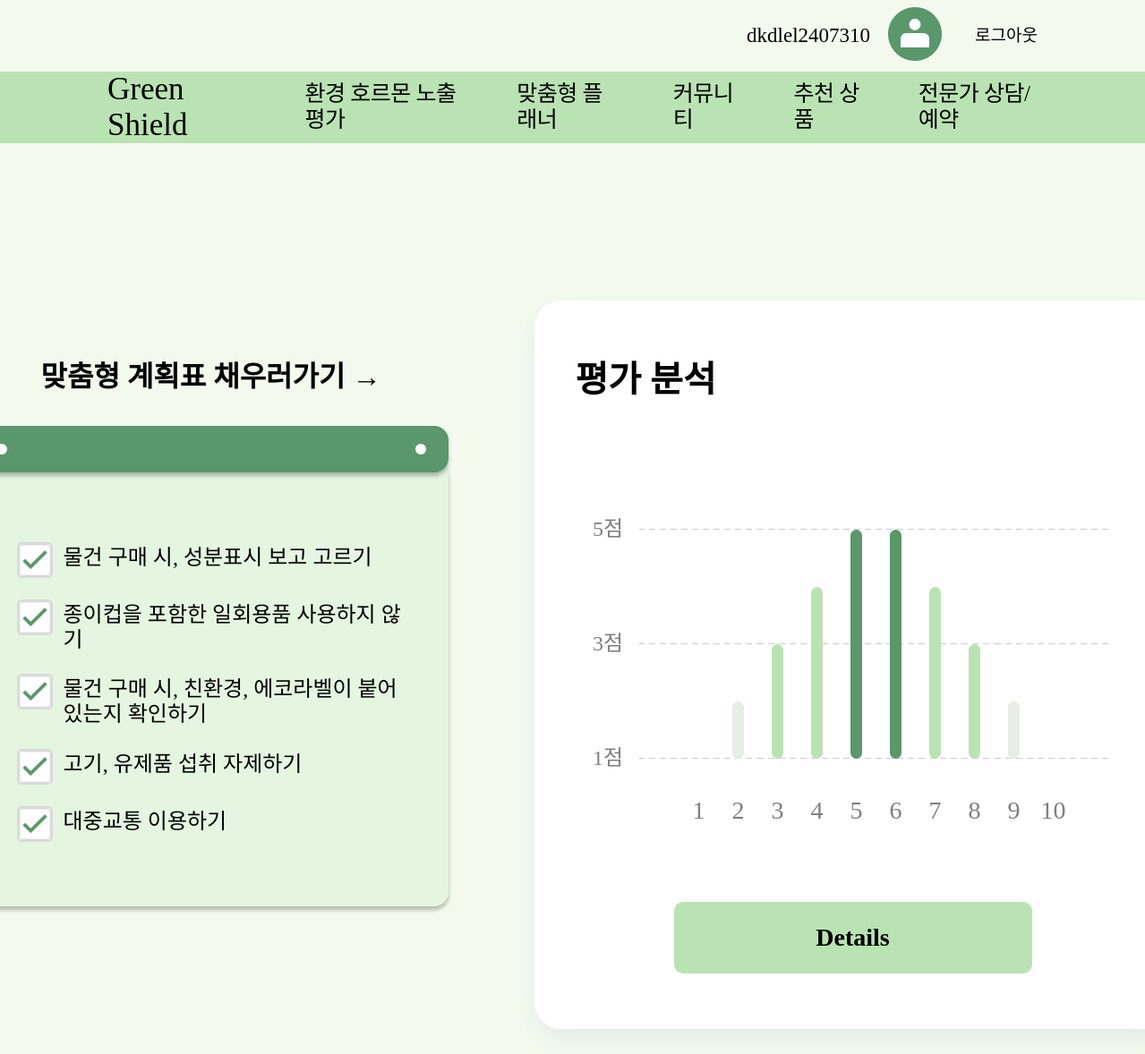
The app's page /green/analysis/ (signed in) with its own data.
### green/models.py (models this page shows, shortened)
class Question(models.Model):
    order = models.PositiveIntegerField() # 설문 문항 순서 (필요하다면)
    question = models.CharField(max_length=100, null=True) # 설문 문항
    to_do = models.CharField(max_length=100, null=True) # 해야 할 일
    tip = models.CharField(max_length=100, null=True) # 팁

class Answer(models.Model):
    user = models.ForeignKey(User, on_delete=models.CASCADE)
    question = models.ForeignKey(Question, on_delete=models.CASCADE)
    score = models.IntegerField() # 1~5의 점수
    timestamp = models.DateTimeField(auto_now_add=True)  # 설문 응답 시간
    date = models.DateField(auto_now_add=True)

### green/views.py (the view)
# urls.py: path('analysis/', views.analysis_view, name="analysis"),
@login_required
def analysis_view(request):
    try:
        user_profile = UserProfile.objects.get(user=request.user)
        if not user_profile.is_premium:
            return redirect('green:premium_info')
    except UserProfile.DoesNotExist:
        return redirect('green:premium_info')
    answers = Answer.objects.filter(user=request.user).order_by('-timestamp')[:10]
    to_do_answers = sorted(answers, key=lambda x: x.score)[:5]
    to_do_list = [ answer.question.to_do for answer in to_do_answers ]
    context = {
        'answers': answers,
        'to_do_list': to_do_list,
    }
    return render(request, 'green/analysis.html', context)

### green/templates/green/analysis.html (shortened to what this page needs)
{% load static %} {% include 'green/header.html' %}
<!DOCTYPE html>
<html lang="ko">
  <head>
    <link rel="stylesheet" href="{% static 'css/analysis.css' %}" />
  </head>
  <body>
    <section>
      <div class="container">
        <section class="todo-list">
          <a href="{% url 'green:list' %}" class="a-black">
            <h1 class="page-name">맞춤형 계획표 채우러가기 →</h1>
          </a>
          <div class="clip"></div>
          <div class="circle-left"></div>
          <div class="circle-right"></div>
          <form method="POST">
            <ul class="todo-list">
              {% for to_do in to_do_list %}
              <li class="list">
                <label for="list1" class="list-checkbox">
                  <img
                    class="list-checkbox"
                    src="{% static 'img/iconCheckbox_todoPlan_50x50.png' %}"
                  />
                </label>
                <label for="list1" class="list-content"> {{ to_do }} </label>
              </li>
              {% endfor %}
            </ul>
          </form>
        </section>
        <section class="chart">
          <div class="chart">
            <h4 class="chart-name">평가 분석</h4>
            <ul class="bar1-y-axis">
              <li>
                <p class="chart-score">5점</p>
                <div class="line"></div>
              </li>
              <li>
                <p class="chart-score">3점</p>
                <div class="line"></div>
              </li>
              <li>
                <p class="chart-score">1점</p>
                <div class="line"></div>
              </li>
            </ul>
            <ul class="bar1-x-axis">
              <li>1</li>
              <li>2</li>
              <li>3</li>
              <li>4</li>
              <li>5</li>
              <li>6</li>
              <li>7</li>
              <li>8</li>
              <li>9</li>
              <li>10</li>
            </ul>
            <ul class="bar1">
              {% for answer in answers reversed %}
              <li
                class="bar"
                data-score="{{ answer.score }}"
                style="
                    background-color:
                    {% if answer.score == 1 or answer.score == 2 %}
                        #e5ede4
                    {% elif answer.score == 3 or answer.score == 4 %}
                        #bae3b3
                    {% elif answer.score == 5 %}
                        #5a976b
                    {% endif %}
                "
              ></li>
              {% endfor %}
            </ul>
            <a href="{% url 'green:detail-analysis' %}">
              <button class="chart">Details</button>
            </a>
          </div>
        </section>
      </div>
    </section>
  </body>
</html>

### green/templates/green/header.html (shortened to what this page needs)
{% load static %}
<!DOCTYPE html>
<html lang="ko">
  <head>
    <link rel="stylesheet" href="{% static 'css/resetCSS.css' %}" />
    <link rel="stylesheet" href="{% static 'css/header.css' %}" />
  </head>
  <body>
    <header class="top-bar">
      <p class="user">
        <a href="{% url 'green:mypage' %}">{{ user.username }}</a>
      </p>
      <div>
        <img
          src="{% static 'img/anonymousProfile_header_60x60.png' %}"
          alt="img"
          class="img-AnonymousProfile"
        />
      </div>
      <p class="logout"><a href="#" id="logoutLink">로그아웃</a></p>
    </header>
    <nav class="top-bar">
      <div class="container">
        <div>
          <h1>
            <a href="{% url 'green:main' %}"> Green Shield </a>
          </h1>
        </div>
        <div class="nav-list">
          <a href="{% url 'green:test' %}" class="selected"
            >환경 호르몬 노출 평가</a
          >
          <a href="{% url 'green:list' %}">맞춤형 플래너</a>
          <a href="{% url 'green:community' %}">커뮤니티</a>
          <a href="{% url 'green:market' %}">추천 상품</a>
          <a href="{% url 'green:expert' %}">전문가 상담/예약</a>
        </div>
      </div>
    </nav>
  </body>
</html>

### static/css/header.css (style rules this page uses)
body { background-color: #f3faed; }
header.top-bar { display: flex; justify-content: flex-end; align-items: center; padding: 0 120px; height: 80px; z-index: 0; }
header.top-bar p.user { margin: 0 20px; font-weight: 500; font-size: 23px; }
header.top-bar p.logout { margin-left: 37px; font-weight: 500; font-size: 19px; }
header.top-bar img.img-AnonymousProfile { width: 60px; height: 60px; }
header.top-bar a { text-decoration: none; color: black; }
nav.top-bar { position: relative; z-index: 999; background-color: #bae3b3; padding: 0 120px; height: 80px; z-index: 0; }
nav.top-bar div.container { display: flex; justify-content: space-between; align-items: center; height: 80px; }
nav.top-bar div.nav-list { display: flex; justify-content: space-between; align-items: center; }
nav.top-bar h1 a { width: 206px; height: 36px; font-weight: 500; font-size: 35px; text-decoration: none; color: black; }
nav.top-bar div.nav-list a { margin-left: 64px; font-weight: 500; font-size: 25px; letter-spacing: -0.5px; text-decoration: none; color: black; }

### static/css/analysis.css (style rules this page uses)
a.a-black { text-decoration: none; color: black; }
section div.container { display: flex; justify-content: center; align-items: center; margin: 124px 0 150px 0; padding: 0 120px; }
section.todo-list { margin: 0 48px; display: flex; flex-direction: column; justify-content: space-around; align-items: center; }
section.chart { margin: 0 48px; }
h1.page-name { margin: 0 0 36px 0; display: flex; justify-content: center; font-weight: 900; font-size: 32px; }
div.clip { width: 530px; height: 52px; position: relative; z-index: 1; border-radius: 16px; background-color: #5a976b; box-shadow: 0 4px 4px 0 rgba(0, 0, 0, 0.25); }
div.circle-left { width: 12px; height: 12px; position: relative; right: 234px; bottom: 32px; z-index: 1; border-radius: 50%; background-color: white; }
div.circle-right { width: 12px; height: 12px; position: relative; left: 234px; bottom: 44px; z-index: 1; border-radius: 50%; background-color: white; }
ul.todo-list { box-sizing: border-box; padding: 68px 48px 48px 48px; width: 530px; position: relative; bottom: 54px; z-index: 0; border-radius: 16px; background-color: #e4f6e0; box-shadow: 0 4px 4px 0 rgba(0, 0, 0, 0.25); }
li.list { margin: 24px 0; display: flex; justify-content: flex-start; align-items: flex-start; }
label.list-checkbox { display: inline-block; width: 36px; height: 36px; vertical-align: top; border: 2px solid #dadada; border-radius: 5px; background-color: white; }
img.list-checkbox { margin: 0; width: 36px; height: 36px; opacity: 1; }
label.list-content { margin: 4px 0 0 12px; display: inline-block; width: 380px; word-wrap: break-word; white-space: normal; font-weight: 500px; font-size: 24px; }
div.chart { margin: 52px 0px; padding: 16px; width: 680px; height: 782px; display: flex; flex-direction: column; justify-content: center; align-items: center; background-color: white; border-radius: 30px; box-shadow: 0 12px 34px -10px rgba(58, 77, 233, 0.15); }
h4.chart-name { margin: 4px 0 80px 0; width: 620px; font-weight: 900; font-size: 40px; text-align: left; }
ul.bar1-y-axis { margin: 0 0 8px 0; padding: 0; width: 620px; display: flex; flex-direction: column; justify-content: start; align-items: center; }
ul.bar1-y-axis li { margin: 50px 0; height: 28px; list-style-type: none; display: flex; justify-content: space-evenly; align-items: center; }
p.chart-score { font-weight: 500; font-size: 24px; text-align: center; color: rgba(0, 0, 0, 0.5); }
div.line { margin-left: 18px; padding: 0.5px; width: 528px; height: 0; border-top: 1px dashed #00000033; border-image: repeating-linear-gradient( 90deg, #00000033, #00000033 7px, transparent 7px, transparent 12px ) 1; }
ul.bar1-x-axis { margin: -30px 0 0 64px; padding: 0; width: 440px; display: flex; justify-content: space-between; align-items: center; }
ul.bar1-x-axis li { width: 32px; list-style-type: none; font-weight: 500; font-size: 28px; text-align: center; color: rgba(0, 0, 0, 0.5); }
ul.bar1 { margin: -330px 0 80px 64px; padding: 0; width: 440px; display: flex; justify-content: space-between; align-items: flex-end; }
ul.bar1 li { list-style-type: none; margin: 0 9.5px; width: 13px; height: 92px; border-radius: 30px; background-color: #e9ecf1; }
button.chart { margin: 80px 0 0 0; width: 400px; height: 80px; font-weight: 900; font-size: 28px; border: none; border-radius: 10px; background-color: #bae3b3; }

### records on screen
Question: to_do_list "물건 구매 시, 성분표시 보고 고르기"
Question: to_do_list "종이컵을 포함한 일회용품 사용하지 않기"
Question: to_do_list "물건 구매 시, 친환경, 에코라벨이 붙어있는지 확인하기"
Question: to_do_list "고기, 유제품 섭취 자제하기"
Question: to_do_list "대중교통 이용하기"
Answer: score 2 (drawn)
Answer: score 3 (drawn)
Answer: score 4 (drawn)
Answer: score 5 (drawn)
Answer: score 5 (drawn)
Answer: score 4 (drawn)
Answer: score 3 (drawn)
Answer: score 2 (drawn)

### other values on screen
{{ user.username }} "dkdlel2407310"
